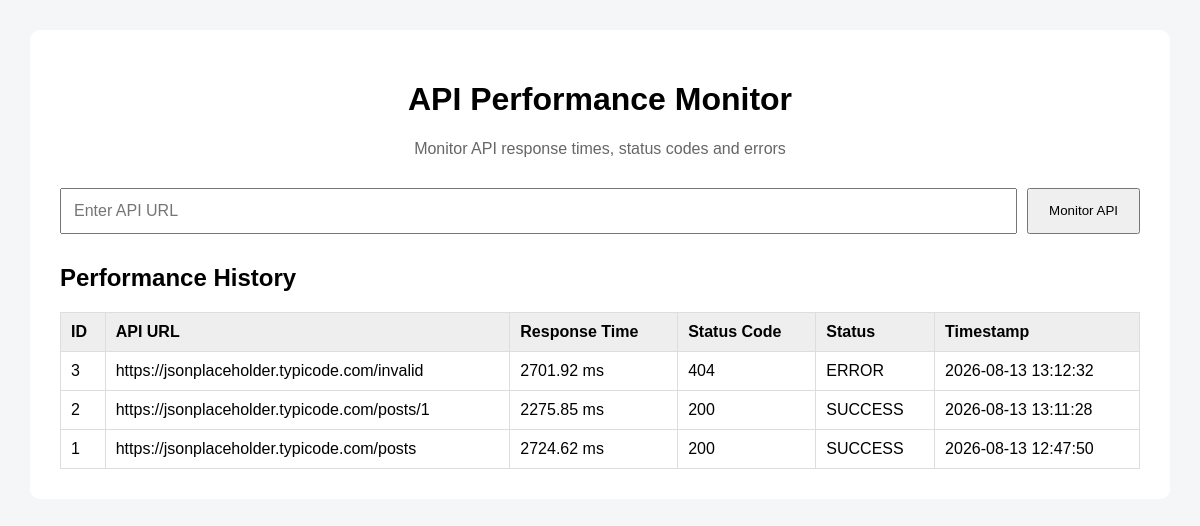
The page / on the database its author committed.
### tables this page shows
CREATE TABLE api_metrics (
            id INTEGER PRIMARY KEY AUTOINCREMENT,
            api_url TEXT NOT NULL,
            response_time REAL NOT NULL,
            status_code INTEGER,
            status TEXT NOT NULL,
            timestamp DATETIME DEFAULT CURRENT_TIMESTAMP
        );

### app.py (the view)
@app.route("/", methods=["GET", "POST"])
def home():
    result = None
    if request.method == "POST":
        api_url = request.form.get("api_url")
        if api_url:
            result = monitor_api(api_url)
    metrics = get_metrics()
    return render_template(
        "index.html",
        result=result,
        metrics=metrics
    )

### database.py (called while the page is built)
def get_metrics():
    conn = sqlite3.connect(DATABASE)
    cursor = conn.cursor()
    cursor.execute("""
        SELECT id, api_url, response_time, status_code, status, timestamp
        FROM api_metrics
        ORDER BY id DESC
    """)
    metrics = cursor.fetchall()
    conn.close()
    return metrics

### templates/index.html (shortened to what this page needs)
<!DOCTYPE html>
<html lang="en">
<head>
    <link rel="stylesheet"
          href="{{ url_for('static', filename='style.css') }}">
</head>
<body>
    <div class="container">
        <h1>API Performance Monitor</h1>
        <p class="subtitle">
            Monitor API response times, status codes and errors
        </p>
        <form method="POST">
            <input
                type="text"
                name="api_url"
                placeholder="Enter API URL"
                required
            >
            <button type="submit">
                Monitor API
            </button>
        </form>
        <h2>Performance History</h2>
        <table>
            <thead>
                <tr>
                    <th>ID</th>
                    <th>API URL</th>
                    <th>Response Time</th>
                    <th>Status Code</th>
                    <th>Status</th>
                    <th>Timestamp</th>
                </tr>
            </thead>
            <tbody>
                {% for metric in metrics %}
                <tr>
                    <td>{{ metric[0] }}</td>
                    <td>{{ metric[1] }}</td>
                    <td>{{ metric[2] }} ms</td>
                    <td>{{ metric[3] }}</td>
                    <td>{{ metric[4] }}</td>
                    <td>{{ metric[5] }}</td>
                </tr>
                {% endfor %}
            </tbody>
        </table>
    </div>
</body>
</html>

### style.css (style rules this page uses)
body { font-family: Arial, sans-serif; background: #f4f6f8; margin: 0; padding: 30px; }
.container { max-width: 1100px; margin: auto; background: white; padding: 30px; border-radius: 10px; }
h1 { text-align: center; }
.subtitle { text-align: center; color: #666; }
form { display: flex; gap: 10px; margin: 30px 0; }
input { flex: 1; padding: 12px; font-size: 16px; }
button { padding: 12px 20px; cursor: pointer; }
table { width: 100%; border-collapse: collapse; margin-top: 20px; }
th, td { padding: 10px; border: 1px solid #ddd; text-align: left; }
th { background: #eee; }

### rows shown on the page
api_metrics: id "3", api_url "https://jsonplaceholder.typicode.com/invalid", response_time "2701.92", status_code "404", status "ERROR", timestamp "2026-08-13 13:12:32"
api_metrics: id "2", api_url "https://jsonplaceholder.typicode.com/posts/1", response_time "2275.85", status_code "200", status "SUCCESS", timestamp "2026-08-13 13:11:28"
api_metrics: id "1", api_url "https://jsonplaceholder.typicode.com/posts", response_time "2724.62", status_code "200", status "SUCCESS", timestamp "2026-08-13 12:47:50"
